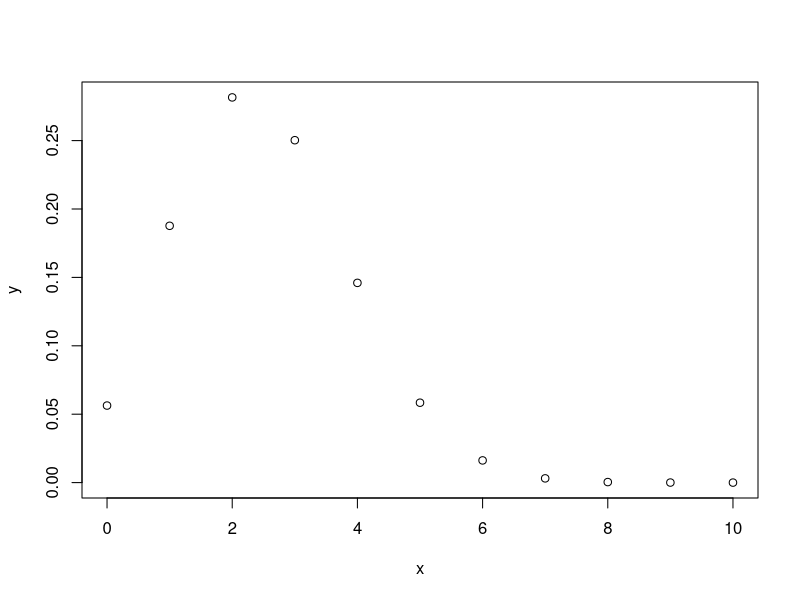

Here is the R script that generated this plot:
n<- 10
p<- 0.25
x<- seq(0,10,by=1)
y<- dbinom(x,n,p) 
xp<- x*y
# Calculate the expected value E[x] using the normal approach.
expectedValue0 <- sum(xp)
# Calculate the expected value E[x] using the property.
expectedValue1 <- n*p
# Check if they are the same.
print(paste("Expected value E[x]= ",expectedValue0))
print(paste("Expected value E[x]= n*p = ",expectedValue1))

plot(x,y)
